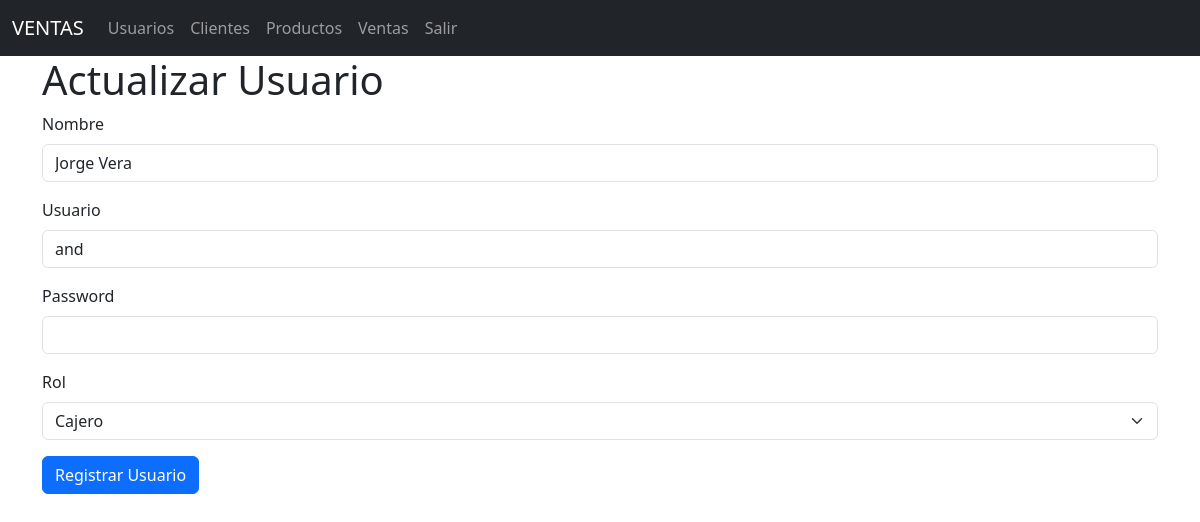
/usuarios/edit/4, run on the app's committed database.
### models/usuario_model.py (models this page shows, shortened)
class Usuario(db.Model):
    __tablename__ = 'usuarios'
    id = db.Column(db.Integer, primary_key=True)
    nombre = db.Column(db.String(80), nullable=False)
    username = db.Column(db.String(20), nullable=False)
    password = db.Column(db.String, nullable=False)
    rol = db.Column(db.String(20), nullable=False)
    @staticmethod
    def get_by_id(id):
        return Usuario.query.get(id)

### controllers/usuario_controller.py (the view, shortened to what this page needs)
@usuario_bp.route("/edit/<int:id>", methods=['GET', 'POST'])
def edit(id):
    usuario = Usuario.get_by_id(id)
    return usuario_view.edit(usuario)

### run.py (called while the page is built)
@app.context_processor
def inject_active_path():
    def is_active(path):
        return 'active' if request.path == path else ''
    return (dict(is_active = is_active))

### views/usuario_view.py (called while the page is built)
def edit(usuario):
    return render_template('usuarios/edit.html', usuario=usuario)

### templates/usuarios/edit.html (shortened to what this page needs)
{% extends 'base.html' %}
{% block content %}
<h1>Actualizar Usuario</h1>
<form action="{{ url_for('usuario.edit',id=usuario.id) }}" method="POST">
    <div class="mb-3">
        <label for="" class="form-label">Nombre</label>
        <input type="text" class="form-control" name="nombre" value="{{ usuario.nombre }}" required>
    </div>
    <div class="mb-3">
        <label for="" class="form-label">Usuario</label>
        <input type="text" class="form-control" name="username" value="{{ usuario.username }}" required>
    </div>
    <div class="mb-3">
        <label for="" class="form-label">Password</label>
        <input type="password" class="form-control" name="password">
    </div>
    <div class="mb-3">
        <label for="" class="form-label">Rol</label>
        <select name="rol" class="form-select">
            <option value="cajero" {% if usuario.rol=='cajero' %}selected{%endif%}>Cajero</option>
        </select>
    </div>
    <button type="submit" class="btn btn-primary">Registrar Usuario</button>
</form>
{% endblock  %}

### data on the page
Usuario: nombre "Jorge Vera", username "and", rol "Cajero"
